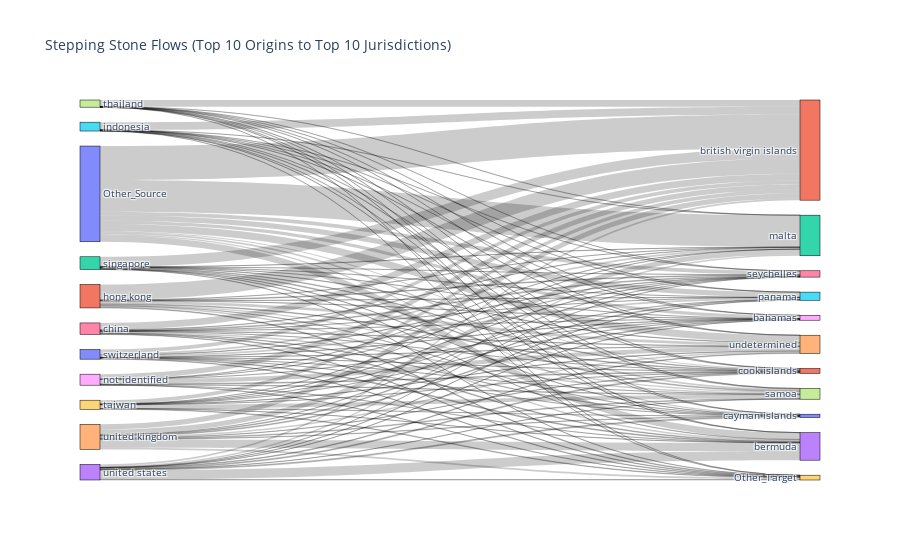

The code cell stored with this chart in its notebook:
### Code cell
# --- Sankey/Chord Diagram Data Preparation ---
print("\n--- Sankey/Chord Diagram Data Preparation ---")

# Rename columns for Sankey diagram compatibility
# The 'stepping_stone_dyads' DataFrame is already sorted by 'count' in descending order
sankey_data = stepping_stone_dyads.rename(columns={
    'origin_country': 'source',
    'jurisdiction_description_end': 'target',
    'count': 'value'
})

print("\nSample data structure for Sankey/Chord diagram (Top 20 dyads):")
print(sankey_data.head(20))

# Conceptual: Grouping for Sankey if too many unique values
# This part remains conceptual as the optimal N and M depend on visualization goals and data distribution.
# For a practical Sankey, you might select top N sources, top M targets,
# and aggregate the rest into 'Other_Source' or 'Other_Target'.

# Example: Define Top N sources and Top M targets
N_top_sources = 10
M_top_targets = 10

# Get the actual top N sources and M targets from the sankey_data
top_sources_list = sankey_data.groupby('source')['value'].sum().nlargest(N_top_sources).index.tolist()
top_targets_list = sankey_data.groupby('target')['value'].sum().nlargest(M_top_targets).index.tolist()

# Create a copy for modification
sankey_data_grouped = sankey_data.copy()

# Group sources not in top N into 'Other_Source'
sankey_data_grouped['source'] = sankey_data_grouped['source'].apply(
    lambda x: x if x in top_sources_list else 'Other_Source'
)
# Group targets not in top M into 'Other_Target'
sankey_data_grouped['target'] = sankey_data_grouped['target'].apply(
    lambda x: x if x in top_targets_list else 'Other_Target'
)

# Aggregate counts after grouping
sankey_data_aggregated = sankey_data_grouped.groupby(['source', 'target'])['value'].sum().reset_index()
sankey_data_aggregated = sankey_data_aggregated.sort_values(by='value', ascending=False)

print(f"\nSample data structure for Sankey after grouping (Top {N_top_sources} sources, Top {M_top_targets} targets, rest as 'Other'):")
print(sankey_data_aggregated.head(20))

# Further filtering: remove self-loops if 'Other_Source' maps to 'Other_Target' and it's not meaningful
sankey_data_aggregated = sankey_data_aggregated[~((sankey_data_aggregated['source'] == 'Other_Source') & (sankey_data_aggregated['target'] == 'Other_Target'))]


# Note: To actually plot a Sankey diagram, you would typically use a library like `plotly`.
# Example using plotly (requires plotly to be installed: pip install plotly)
import plotly.graph_objects as go

if not sankey_data_aggregated.empty:
    # Create lists of unique nodes (sources and targets)
    all_nodes = pd.concat([sankey_data_aggregated['source'], sankey_data_aggregated['target']]).unique()
    node_map = {name: i for i, name in enumerate(all_nodes)}

    fig = go.Figure(data=[go.Sankey(
        node=dict(
            pad=15,
            thickness=20,
            line=dict(color="black", width=0.5),
            label=all_nodes,
            # color="blue" # You can customize node colors
        ),
        link=dict(
            source=[node_map[s] for s in sankey_data_aggregated['source']],
            target=[node_map[t] for t in sankey_data_aggregated['target']],
            value=sankey_data_aggregated['value']
        ))])

    fig.update_layout(title_text=f"Stepping Stone Flows (Top {N_top_sources} Origins to Top {M_top_targets} Jurisdictions)",
                      font_size=10)
    fig.show() # Uncomment to display the figure
    print("\nSankey diagram can be generated using Plotly (call fig.show() to display).")
else:
    print("\nNot enough data to generate a meaningful Sankey diagram after grouping.")

### Figure 1 — Plotly figure (JSON) as saved in the notebook; plotly's stock layout.template omitted (floating-point values rounded to 4 significant figures)
{"data": [{"link": {"source": [0, 0, 1, 2, 3, 4, 5, 0, 6, 7, 0, 4, 0, 4, 8, 8, 9, 10, 0, 9, 0, 1, 10, 4, 0, 4, 3, 10, 1, 3, 6, 0, 1, 0, 3, 3, 2, 6, 10, 4, 4, 8, 4, 1, 6, 1, 3, 1, 8, 9, 2, 5, 6, 3, 10, 6, 4, 10, 2, 6, 10, 2, 6, 9, 4, 10, 7, 9, 8, 1, 1, 2, 3, 5, 9, 5, 4, 1, 2, 9, 9, 1, 3, 3, 5, 6, 10, 9, 10, 10, 2, 3, 7, 7, 2, 5, 9, 7, 7, 5, 7, 2, 7, 6, 7, 8, 2, 9, 7, 5, 5, 8, 5, 6, 7, 5, 8, 8], "target": [11, 12, 11, 11, 13, 13, 11, 14, 11, 11, 13, 11, 15, 12, 11, 14, 11, 11, 16, 17, 18, 14, 15, 19, 17, 14, 11, 12, 13, 12, 17, 20, 17, 21, 21, 20, 17, 16, 13, 18, 15, 21, 17, 21, 13, 16, 14, 19, 17, 19, 21, 17, 14, 19, 19, 19, 20, 16, 14, 20, 18, 13, 12, 14, 21, 21, 21, 16, 19, 18, 20, 19, 15, 21, 13, 19, 16, 12, 12, 20, 18, 15, 18, 17, 14, 21, 17, 15, 14, 20, 16, 16, 16, 13, 20, 13, 21, 19, 14, 16, 17, 18, 12, 18, 18, 18, 15, 12, 20, 12, 18, 16, 20, 15, 15, 15, 12, 13], "value": [32001, 30022, 14500, 9470, 8562, 7813, 7409, 6858, 6339, 6277, 6265, 4994, 4941, 4888, 4805, 4149, 3657, 3616, 3567, 3423, 3066, 2710, 1710, 1594, 1573, 1516, 1458, 1456, 1357, 1352, 1335, 1108, 1090, 955, 941, 935, 828, 824, 792, 757, 711, 696, 671, 664, 663, 647, 643, 605, 528, 515, 511, 498, 482, 455, 433, 416, 388, 374, 368, 365, 365, 339, 329, 307, 247, 234, 222, 220, 194, 187, 187, 176, 152, 141, 133, 125, 122, 120, 110, 101, 99, 98, 89, 84, 80, 78, 70, 68, 65, 60, 60, 60, 59, 55, 49, 48, 41, 36, 36, 33, 30, 28, 25, 22, 16, 16, 16, 15, 12, 9, 8, 7, 6, 6, 4, 3, 3, 1]}, "node": {"label": ["Other_Source", "hong kong", "singapore", "united states", "united kingdom", "indonesia", "china", "thailand", "not identified", "taiwan", "switzerland", "british virgin islands", "malta", "bermuda", "undetermined", "panama", "seychelles", "samoa", "bahamas", "Other_Target", "cayman islands", "cook islands"], "line": {"color": "black", "width": 0.5}, "pad": 15, "thickness": 20}, "type": "sankey"}], "layout": {"font": {"size": 10}, "title": {"text": "Stepping Stone Flows (Top 10 Origins to Top 10 Jurisdictions)"}}}
